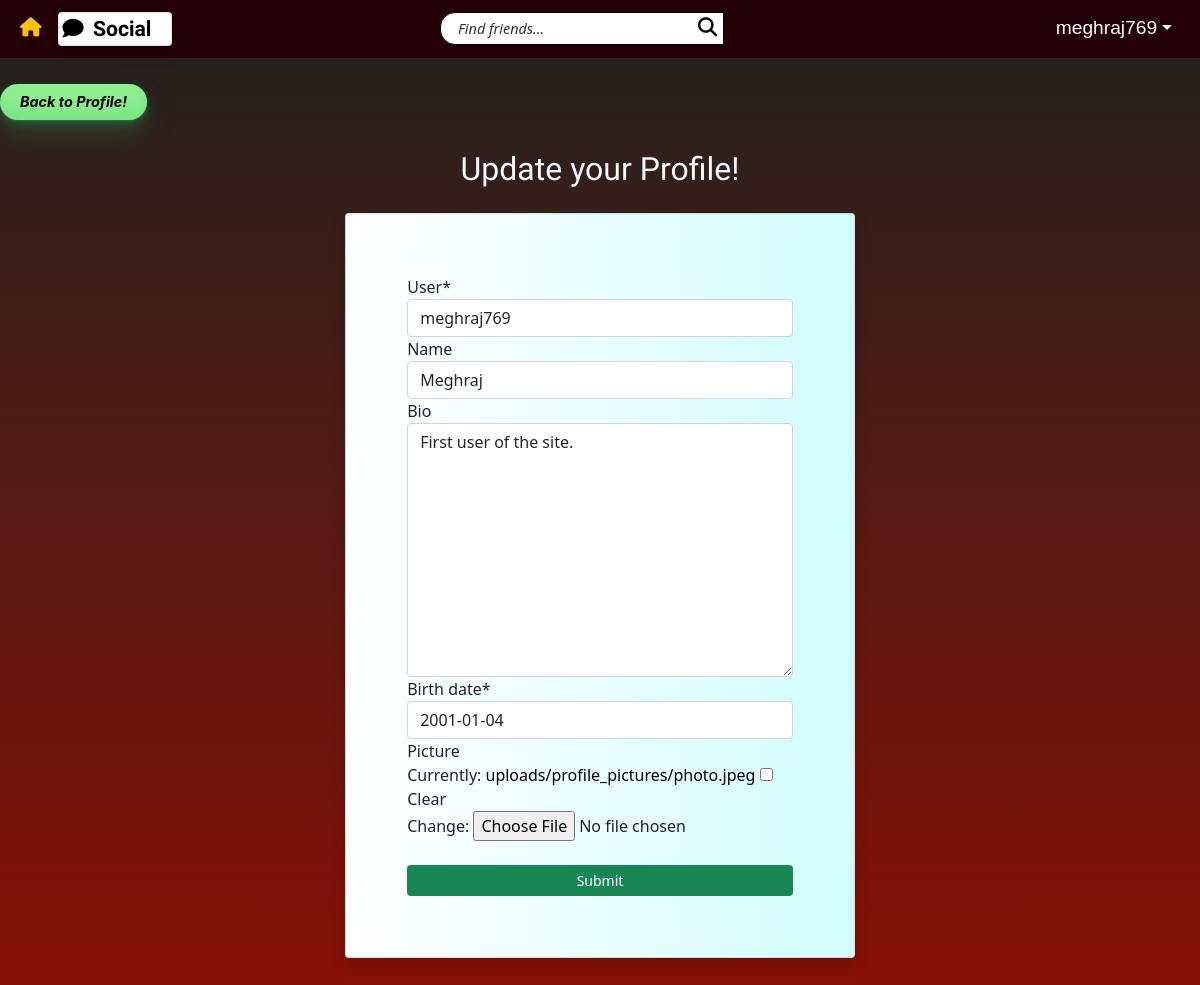
/social/profile/2/edit (signed in), run on the app's committed database.
### main/models.py (models this page shows)
class UserProfile(models.Model):
    user = models.OneToOneField(User, primary_key = True, on_delete=models.CASCADE, verbose_name='user', related_name='profile')
    name = models.CharField(max_length=30, blank=True, null=True)
    bio = models.TextField(max_length=300, null=True, blank=True)
    birth_date = models.DateField(null=True)
    picture = models.ImageField(blank=True, null=True, default='uploads/profile_pictures/default.jpg', upload_to='uploads/profile_pictures')
    followers = models.ManyToManyField(User, blank=True, related_name='followers')

### main/views.py (the view, shortened to what this page needs)
# urls.py: path('profile/<int:pk>/edit', ProfileEditView.as_view(), name='profile_edit'),
class ProfileEditView(LoginRequiredMixin, UserPassesTestMixin, UpdateView):
	model = UserProfile
	template_name = 'main/profile_edit.html'
	form_class = ProfileForm
	def test_func(self):
		profile = self.get_object()
		return self.request.user == profile.user

### main/forms.py
class ProfileForm(forms.ModelForm):
    class Meta:
        model = UserProfile
        exclude = ['followers']

### main/templates/main/profile_edit.html (shortened to what this page needs)
{% extends 'landing/base.html' %}
{% load crispy_forms_tags %}
{% block content %}
<div class="gradbg">
    <div class="row pt-5">
        <div class="col-md-5 col-sm-12">
            <a href="{% url 'profile' object.pk %}" class="button-33">Back to Profile!</a>
        </div>
    </div>
    <div class="row justify-content-center">
        <div class="col-md-5 col-sm-12 heading-font">
            <h5 class="text-light fs-2 mb-4">Update your Profile!</h5>
        </div>
    </div>
    <div class="row justify-content-center">
        <div class=" card shadow rounded pop-up-no-hover col-md-5 col-sm-12">
            <form method="POST" enctype="multipart/form-data">
                {{ form | crispy }}
                <div class="d-grid gap-2 mt-4">
                    <button class="btn btn-sm btn-success" type="submit">Submit</button>
                </div>
            </form>
        </div>
    </div>
</div>
{% endblock %}

### landing/templates/landing/navbar.html (shortened to what this page needs)
<div class="poppins-font">
    <nav class="navbar fixed-top navbar-expand-lg navbar-style py-1">
        <div class="container-fluid ">
            <a href="{% url 'index' %}"><i class="text-warning ms-2 me-3 fa-solid fa-house"></i></a>
            <a class="navbar"
            {% if user.is_authenticated %}
            href="{% url 'post_list' %}"
            {% else %}
            href="{% url 'index' %}"
            {% endif %}
            ><div class="rounded card shadow brand"><i class="fas fa-comment px-1 "></i> Social</div></a>
            <div class="collapse navbar-collapse" id="navbarSupportedContent">
                <form class="d-flex mx-auto me-5" method="GET" action="{% url 'search' %}">
                    <div class="input-group">
                        <input name="query" value="{{ request.GET.query }}" type="text" class="search-input" placeholder="    Find friends..." aria-label="Username" aria-describedby="basic-addon1">
                        <button type="submit"><i class="fa-sharp fa-solid fa-magnifying-glass"></i></button>
                    </div>
                </form>
                {% if user.is_authenticated %}
                    <div class="nav-item dropdown">
                        <a class="nav-link dropdown-toggle text-light text-sm" data-bs-toggle="dropdown" role="button" aria-expanded="false">{{request.user}}</a>
                    </div>
                {% endif %}
            </div>
        </div>
    </nav>
</div>

### static/landing/css/styles.css (style rules this page uses)
body { overscroll-behavior-y: none; }
html { scroll-behavior: smooth; overflow-x: hidden; }
::placeholder { color: black; font-style: italic; font-size: 75%; opacity: 80%; font-family: 'Segoe UI', Tahoma, Geneva, Verdana, sans-serif; }
a, a:hover, a:focus, a:active { text-decoration: none; color: black; }
button { border: 1px solid black; border-left: none; background-color: white; }
.brand { font-weight: bold; font-family: 'Dancing Script', cursive; background-color: white; font-size: 110%; color: black; padding-right: 20px; display: inline; }
.gradbg { background: hsla(5, 93%, 28%, 1); background: linear-gradient(90deg, hsla(5, 93%, 28%, 1) 0%, hsla(34, 10%, 13%, 1) 100%); background: -moz-linear-gradient(90deg, hsla(5, 93%, 28%, 1) 0%, hsla(34, 10%, 13%, 1) 100%); background: -webkit-linear-gradient(90deg, hsla(5, 93%, 28%, 1) 0%, hsla(34, 10%, 13%, 1) 100%); filter: progid: DXImageTransform.Microsoft.gradient( startColorstr="#8C1105", endColorstr="#25221E", GradientType=1 ); padding-bottom: 5%; }
.heading-font { font-family: 'Ceviche One', cursive; font-size: 2.5em; margin-top: 2.5%; text-align: center; color: #230007; }
.navbar-style { background-color: #230007; }
.poppins-font { font-family: 'Source Sans Pro', sans-serif; font-size: 120%; }
.pop-up-no-hover { padding: 5%; background: #70e1f5; background: -webkit-linear-gradient(to right, white, #D2FDFF); background: linear-gradient(to right, white, #D2FDFF); }
.search-input { border: 1px solid black; border-radius: 15px; }
.button-33 { background-color: lightgreen; border: 2px solid black; border-radius: 100px; box-shadow: rgba(44, 187, 99, .2) 0 -25px 18px -14px inset,rgba(44, 187, 99, .15) 0 1px 2px,rgba(44, 187, 99, .15) 0 2px 4px,rgba(44, 187, 99, .15) 0 4px 8px,rgba(44, 187, 99, .15) 0 8px 16px,rgba(44, 187, 99, .15) 0 16px 32px; color: black; font-weight: bold; cursor: pointer; display: inline-block; font-family: CerebriSans-Regular,-apple-system,system-ui,Roboto,sans-serif; font-style: italic; padding: 7px 20px; text-align: center; text-decoration: none; transition: all 250ms; border: 0; font-size: 0.9em; user-select: none; -webkit-user-select: none; touch-action: manipulation; }

### data on the page
UserProfile: user "meghraj769", name "Meghraj", bio "First user of the site.", birth_date "2001-01-04"

### other printed values
{{ request.user }} "meghraj769"
